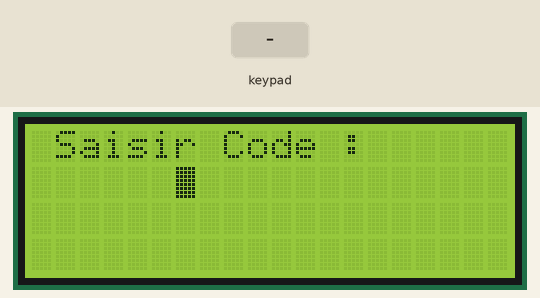
Bench run of a sketch on a simulated Arduino Uno, built with avr-gcc and run on an emulated ATmega328P. On the bench: 20×4 character LCD. The test bench sets the inputs (shaded band).

Above: at 5.8 s.
5.9 s: keypad keys 1 2 3 4 * pressed 0.4 s apart
At 8.6 s:
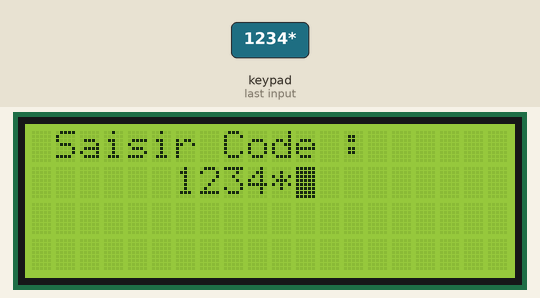
9.4 s: key 'A' pressed
At 9.8 s:
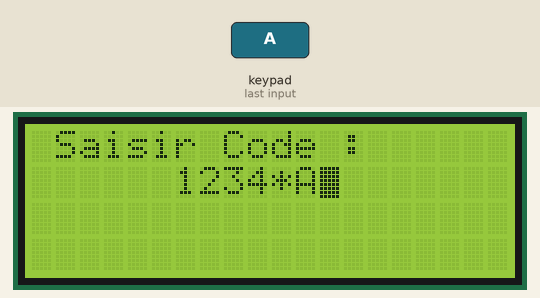
10.9 s: key 'B' pressed
At 12.1 s:
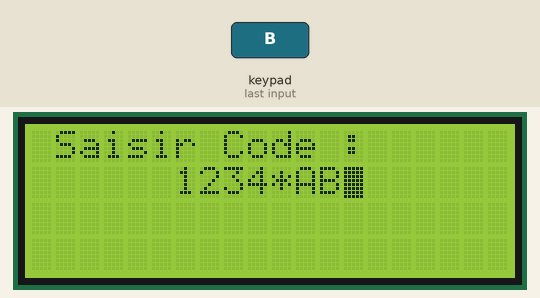
12.4 s: keypad keys 1 2 3 4 A pressed 0.4 s apart
At 14.5 s:
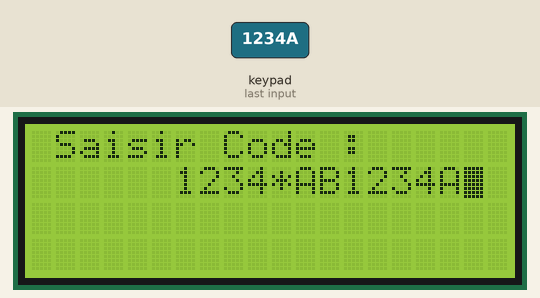
15.9 s: key 'C' pressed
At 17.1 s:
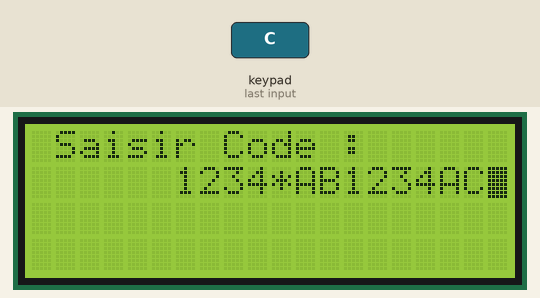
17.4 s: keypad keys 1 2 3 4 D pressed 0.4 s apart
At 19.7 s:
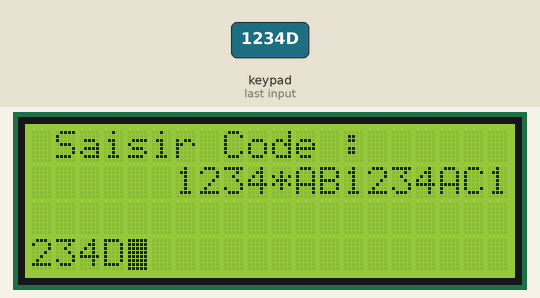
Timing chart, 0 to 21.2 s (numbered marks = the images above; inputs shaded):
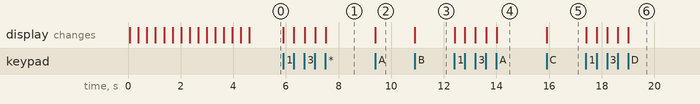

The sketch:

clavier_LCD.ino
```cpp
/* Affiche sur un LCD les touches tapées sur un clavier matriciel*/

// --- Fonctionnalités utilisées ---
// Utilise un afficheur LCD alphanumérique4x20 en mode 4 bits
// Utilise un Clavier matriciel 4x4 (16 touches)

// --- Circuit à réaliser ---
// Connecter  sur la broche 2 la Colonne 4 du Clavier
// Connecter  sur la broche 3 la Colonne 3 du Clavier
// Connecter  sur la broche 4 la Colonne 2 du Clavier
// Connecter  sur la broche 5 la Colonne 1 du Clavier

// Connecter  sur la broche 8 la broche RS du LCD
// Connecter  sur la broche 9 la broche E du LCD
// Connecter  sur la broche 10 la broche D4 du LCD
// Connecter  sur la broche 11 la broche D5 du LCD
// Connecter  sur la broche 12 la broche D6 du LCD
// Connecter  sur la broche 13 la broche D7 du LCD

// Connecter  sur la broche 16 la Ligne 4 du Clavier
// Connecter  sur la broche 17 la Ligne 3 du Clavier
// Connecter  sur la broche 18 la Ligne 2 du Clavier
// Connecter  sur la broche 19 la Ligne 1 du Clavier

//**************** Entête déclarative *******
// A ce niveau sont déclarées les librairies, les constantes, les variables...

// --- Inclusion des librairies utilisées ---

#include <LiquidCrystal.h> // Inclusion de la librairie pour afficheur LCD

#include <Keypad.h> // inclusion de la librairie pour clavier matriciel

// --- Déclaration des constantes ---

//--- Constantes utilisées avec le clavier 4x4
const byte LIGNES = 4; // 4 lignes
const byte COLONNES = 4; //4 colonnes


// --- constantes des broches ---

const int C4=2; //declaration constante de broche
const int C3=3; //declaration constante de broche
const int C2=4; //declaration constante de broche
const int C1=5; //declaration constante de broche
const int RS=8; //declaration constante de broche
const int E=9; //declaration constante de broche
const int D4=10; //declaration constante de broche
const int D5=11; //declaration constante de broche
const int D6=12; //declaration constante de broche
const int D7=13; //declaration constante de broche
const int L4=16; //declaration constante de broche
const int L3=17; //declaration constante de broche
const int L2=18; //declaration constante de broche
const int L1=19; //declaration constante de broche

// --- Déclaration des variables globales ---

//--- Définition des touches
char touches[LIGNES][COLONNES] = {
  {'1','2','3','A'},
  {'4','5','6','B'},
  {'7','8','9','C'},
  {'*','0','#','D'}
};

// tableaux de lignes et colonnes
byte BrochesLignes[LIGNES] = {L1, L2, L3, L4}; //connexions utilisées pour les broches de lignes du clavier
byte BrochesColonnes[COLONNES] = {C1, C2, C3, C4}; //connexions utilisées pour les broches de colonnes du clavier

char touche; // variable de stockage valeur touche appuyée


// --- Déclaration des objets utiles pour les fonctionnalités utilisées ---

LiquidCrystal lcd(RS, E, D4, D5, D6, D7);// Création d'un objet LiquidCrystal = initialisation LCD en mode 4 bits


// création d'un objet keypad = initialisation clavier
Keypad clavier = Keypad( makeKeymap(touches), BrochesLignes, BrochesColonnes, LIGNES, COLONNES );
// les broches de lignes sont automatiquement configurées en ENTREE avec pullup interne activé
// les broches de colonnes sont automatiquement configurées en SORTIE


//**************** FONCTION SETUP = Code d'initialisation *****
// La fonction setup() est exécutée en premier et 1 seule fois, au démarrage du programme

void setup()   { // debut de la fonction setup()

// --- ici instructions à exécuter au démarrage ---

lcd.begin(20,4); // Initialise le LCD avec 20 colonnes x 4 lignes

delay(10); // pause rapide pour laisser temps initialisation

// Test du LCD

lcd.print("Connexion") ; // affiche la chaîne texte - message de test
delay(0500); // pause de 1/2 secondes
lcd.clear();
lcd.print("Connexion.") ; // affiche la chaîne texte - message de test
delay(0500); // pause de 1/2 secondes
lcd.clear();
lcd.print("Connexion..") ; // affiche la chaîne texte - message de test
delay(0500); // pause de 1/2 secondes
lcd.clear();
lcd.print("Connexion...") ; // affiche la chaîne texte - message de test
delay(0500); // pause de 1/2 secondes
lcd.clear();
lcd.print("Connexion") ; // affiche la chaîne texte - message de test
delay(0500); // pause de 1/2 secondes
lcd.clear();
lcd.print("Connexion.") ; // affiche la chaîne texte - message de test
delay(0500); // pause de 1/2 secondes
lcd.clear();
lcd.print("Connexion..") ; // affiche la chaîne texte - message de test
delay(0500); // pause de 1/2 secondes
lcd.clear();
lcd.print("Connexion...") ; // affiche la chaîne texte - message de test
delay(0500); // pause de 1/2 secondes
lcd.clear();
lcd.print("Connexion") ; // affiche la chaîne texte - message de test
delay(0500); // pause de 1/2 secondes
lcd.clear();
lcd.print("Connexion.") ; // affiche la chaîne texte - message de test
delay(0500); // pause de 1/2 secondes
lcd.clear();
lcd.print("Connexion..") ; // affiche la chaîne texte - message de test
delay(0500); // pause de 1/2 secondes
lcd.clear();
lcd.print("Connexion...") ; // affiche la chaîne texte - message de test
delay(0500); // pause de 1/2 secondes
lcd.clear();
lcd.print("Connexion") ; // affiche la chaîne texte - message de test
delay(0500); // pause de 1/2 secondes
lcd.clear();
lcd.print("Connexion.") ; // affiche la chaîne texte - message de test
delay(0500); // pause de 1/2 secondes
lcd.clear();
lcd.print(" Saisir Code :");
lcd.setCursor(6,1);
lcd.blink();


// les broches de lignes et d'entrée sont configurées automatiquement lors de l'initialisation du clavier

// ------- Broches en sortie -------


// ------- Broches en entrée -------


// ------- Activation du rappel au + interne des broches en entrée si nécessaire -------


} // fin de la fonction setup()
// ********************************************************************************

//*************** FONCTION LOOP = Boucle sans fin = coeur du programme *************
// la fonction loop() s'exécute sans fin en boucle aussi longtemps que l'Arduino est sous tension

void loop(){ // debut de la fonction loop()

// --- ici instructions à exécuter par le programme principal ---

touche = clavier.getKey(); // lecture de la touche appuyée

if (touche != NO_KEY){ // si une touche a été frappée -- gestion de la touche appuyée

  if (touche=='#')
  {
    lcd.clear(); lcd.print(" Saisir Code :"); lcd.setCursor(6,1); lcd.blink();
  }
  else lcd.print(touche); // efface écran si appui # sinon  affiche touche
  delay(300); // pause entre 2 appuis

} // fin gestion de la touche appuyée

}
```

Measured:
- after the input at 5.9 s, the display: first changes at once (image 1 shows a later state)
- after the input at 9.4 s, the display: changes at once (image 2)
- after the input at 10.9 s, the display: changes at once (image 3)
- after the input at 12.4 s, the display: first changes at once (image 4 shows a later state)
- after the input at 15.9 s, the display: changes at once (image 5)
- after the input at 17.4 s, the display: first changes at once (image 6 shows a later state)
